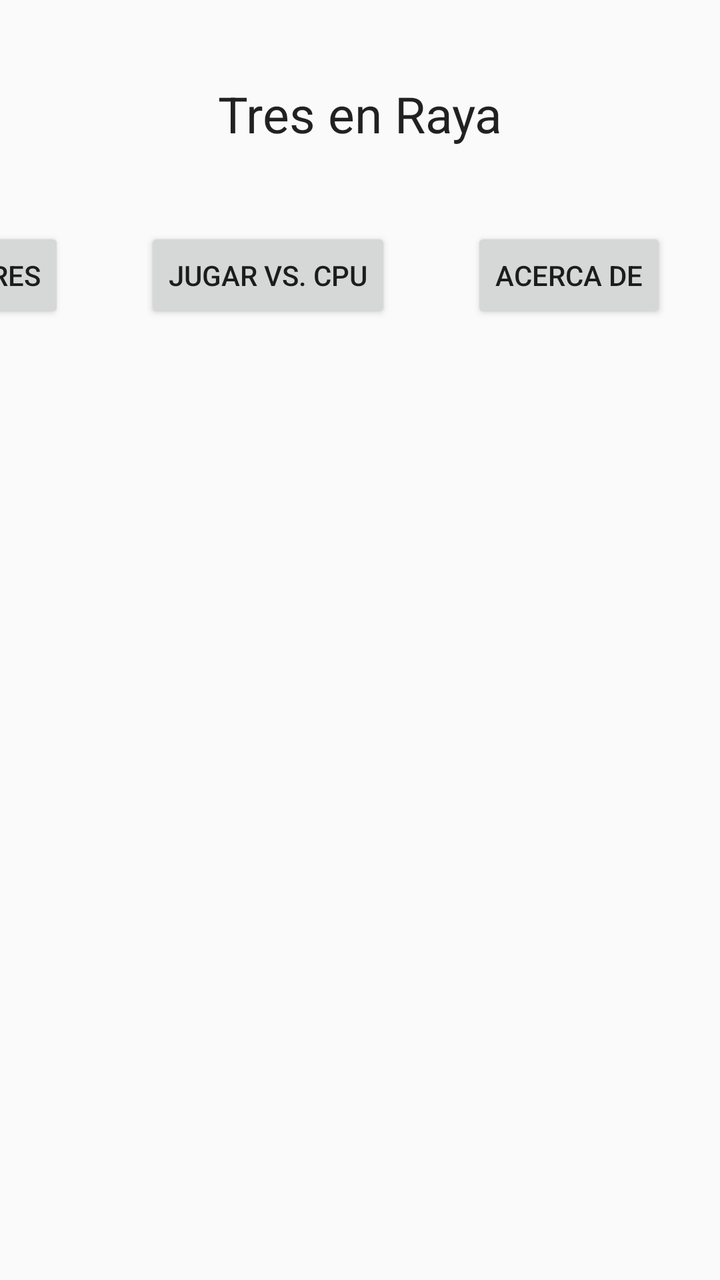
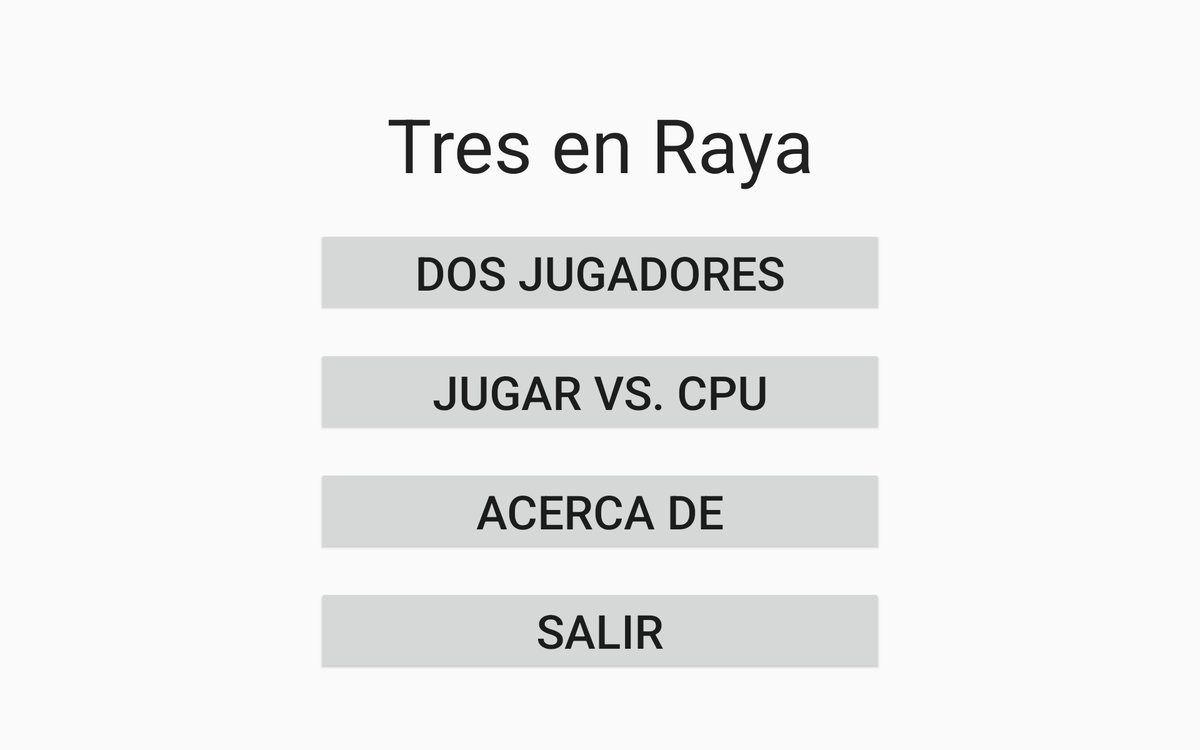

The same Android screen from two of the app's own layout files: first res/layout/ as a phone draws it, then the author's variant for another configuration, drawn on a device whose configuration selects that folder. Both files follow.
<!-- AndroidManifest.xml: activity theme AppTheme.NoActionBar -->
<!-- res/layout/main.xml -->
<TableLayout xmlns:android="http://schemas.android.com/apk/res/android"
    xmlns:tools="http://schemas.android.com/tools"
    android:id="@+id/TableLayout1"
    android:layout_width="fill_parent"
    android:layout_height="fill_parent"
    android:background="@drawable/tresenraya" >


    <TextView
        android:id="@+id/titulo"
        style="@style/TextoTresEnRaya"
        android:layout_marginTop="40dp"
        android:text="@string/title_activity_tes"
        tools:context=".TresEnRayaMenu" />

    <TableRow
        android:id="@+id/tableRow1"
        android:layout_width="wrap_content"
        android:layout_height="wrap_content"
        android:layout_gravity="center"
        android:gravity="center" >

        <Button
            android:id="@+id/jugar"
            android:layout_width="fill_parent"
            android:layout_height="wrap_content"
            android:layout_margin="20dip"
            android:onClick="pulsaJugar"
            android:text="@string/jugar_boton" />
        
        <Button
        android:id="@+id/jugarCpu"
        android:layout_width="fill_parent"
        android:layout_height="wrap_content"
        android:layout_margin="20dip"
        android:onClick="pulsaJugarCpu"
        android:text="@string/jugar_boton_cpu" />
        
         

        <Button
            android:id="@+id/acercaDe"
            android:layout_width="fill_parent"
            android:layout_height="wrap_content"
            android:layout_margin="20dip"
            android:onClick="pulsaAcercaDe"
            android:text="@string/acercade" />

        <Button
            android:id="@+id/salir"
            android:layout_width="fill_parent"
            android:layout_height="wrap_content"
            android:layout_margin="20dip"
            android:onClick="pulsaSalir"
            android:text="@string/salir" />

    </TableRow>

</TableLayout>
<!-- resources referenced by this layout -->
<resources>
  <string name="acercade">Acerca De</string>
  <string name="jugar_boton">Dos Jugadores</string>
  <string name="jugar_boton_cpu">Jugar vs. CPU</string>
  <string name="salir">Salir</string>
  <string name="title_activity_tes">Tres en Raya</string>
  <style name="TextoTresEnRaya" parent="@android:style/TextAppearance.Medium">
          <item name="android:layout_width">fill_parent</item>
          <item name="android:layout_height">wrap_content</item>&gt;
          <item name="android:layout_marginBottom">20dip</item>&gt;
          <item name="android:gravity">center</item>
          <item name="android:textSize">25sp</item>
  
      </style>
  <style name="AppTheme.NoActionBar">
          <item name="windowActionBar">false</item>
          <item name="windowNoTitle">true</item>
      </style>
</resources>
<!-- res/layout-xlarge-land/main.xml (the author's variant of the layout above) -->
<!-- drawn on a large tablet held sideways -->
<LinearLayout xmlns:android="http://schemas.android.com/apk/res/android"
    xmlns:tools="http://schemas.android.com/tools"
    android:id="@+id/LinearLayout1"
    android:layout_width="fill_parent"
    android:layout_height="fill_parent"
    android:layout_gravity="center|center_vertical"
    android:gravity="center|top"
    android:orientation="vertical" >



    <TextView
        android:id="@+id/titulo"
        style="@style/TextoTresEnRaya"
        android:layout_marginTop="100dp"
        android:text="@string/title_activity_tes"
        android:textSize="80sp"
        tools:context=".TresEnRayaMenu" />

    <Button
        style="?android:attr/buttonStyleSmall"
        android:id="@+id/jugar"
        android:layout_width="600dp"
        android:layout_height="wrap_content"
        android:layout_margin="20dip"
        android:layout_marginTop="31dp"
        android:onClick="pulsaJugar"
        android:text="@string/jugar_boton"
        android:textSize="50sp" />
    
    <Button
        style="?android:attr/buttonStyleSmall"
        android:id="@+id/jugarCpu"
        android:layout_width="600dp"
        android:layout_height="wrap_content"
        android:layout_margin="20dip"
        android:onClick="pulsaJugarCpu"
        android:text="@string/jugar_boton_cpu" 
        android:textSize="50sp" />

    <Button
        style="?android:attr/buttonStyleSmall"
        android:id="@+id/acercaDe"
        android:layout_width="600dp"
        android:layout_height="wrap_content"
        android:layout_margin="20dip"
        android:onClick="pulsaAcercaDe"
        android:text="@string/acercade"
        android:textSize="50sp" />

    <Button
        style="?android:attr/buttonStyleSmall"
        android:id="@+id/salir"
        android:layout_width="600dp"
        android:layout_height="wrap_content"
        android:layout_margin="20dip"
        android:onClick="pulsaSalir"
        android:text="@string/salir"
        android:textSize="50sp" />

</LinearLayout>
